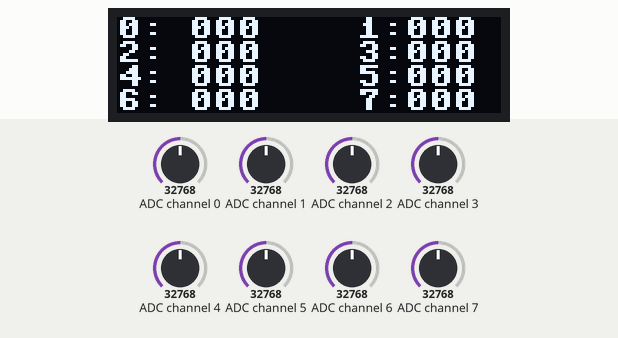
Bench run of a program on a simulated Raspberry Pi Pico running MicroPython. Parts: 128×32 one-colour display. The test bench sets the inputs (shaded band); at power-on: ADC channel 0 = 32768, ADC channel 1 = 32768, ADC channel 2 = 32768, ADC channel 3 = 32768, ADC channel 4 = 32768, ADC channel 5 = 32768, ADC channel 6 = 32768, ADC channel 7 = 32768 (analog values on the 0–65535 scale). WiFi joins after 1.5 s; web requests get an empty 200 reply after 0.4 s; library files of the repository ran but are not shown: ssd1306.py; what the program prints to the serial console is not drawn.

Above: at 2.1 s.

The program:

main.py
```python
import machine
import time
import urequests
import network
import socket
import json

from display import Display
from adc import ADC

#import mip
#mip.install("urequests")

# REST API Endpoint
API_ENDPOINT = "http://192.168.200.54:5000/api/v1/remotecontrol/joysticks"  # Replace with your API endpoint

# Wi-Fi Credentials
WIFI_SSID = ""      # Replace with your Wi-Fi SSID
WIFI_PASSWORD = ""  # Replace with your Wi-Fi password


def connect_wifi():
    """Connects to the Wi-Fi network."""
    wlan = network.WLAN(network.STA_IF)
    wlan.active(True)
    if not wlan.isconnected():
        print('Connecting to Wi-Fi...')
        wlan.connect(WIFI_SSID, WIFI_PASSWORD)
        while not wlan.isconnected():
            time.sleep(1)
            print('.')
    print('Wi-Fi connected!')
    ip = wlan.ifconfig()[0]
    print(f'IP Address: {ip}')
    return wlan


def send_data_to_api(readings: list[int]):
    """Sends the ADC readings to the REST API."""
    try:
        headers = {'Content-Type': 'application/json'}
        data_object = player_data = {
            "Joysticks": readings
        }
        json_data = json.dumps(data_object)
        response = urequests.post(API_ENDPOINT, headers=headers, data=json_data)
        if response.status_code == 200:
            print("Data sent successfully!")
        else:
            print(f"Failed to send data. Status code: {response.status_code}")
            try:
                print(f"Response content: {response.text}")
            except Exception as e:
                print(f"Could not decode response content: {e}.")
        response.close()
    except OSError as e:
        print(f"Network error: {e}")
    except Exception as e:
        print(f"Error sending data: {e}")


if __name__ == "__main__":
    # Connect to Wi-Fi
    wlan = connect_wifi()
    display = Display()
    adc = ADC()

    while True:
        # Read all ADS7830 channels
        adc_values = adc.read_all_channels()
        print("ADC Readings:", adc_values)

        line1 = f"0: {adc_values[0]:03}    1:{adc_values[1]:03}"
        line2 = f"2: {adc_values[2]:03}    3:{adc_values[3]:03}"
        line3 = f"4: {adc_values[4]:03}    5:{adc_values[5]:03}"
        line4 = f"6: {adc_values[6]:03}    7:{adc_values[7]:03}"

        display.display_text(
            [
                line1,
                line2,
                line3,
                line4
            ],
            True
        )

        # Let's send commands only if we are outside the idle state of the joysticks.
        need_to_send = False

        for reading in adc_values:
            if reading < 118 or reading > 137:
                need_to_send = True
                break

        if need_to_send:
            # Send data to the REST API
            if wlan.isconnected():
                send_data_to_api(adc_values)
            else:
                print("Not connected to Wi-Fi. Skipping data sending.")

        time.sleep_ms(50)
```

display.py
```python
import machine
import time
import ssd1306 # Import the SSD1306 driver

# --- Configuration ---
# I2C1 pins (Check your Pico W pinout diagram)
# Default I2C1 pins are:
# GP3 for SCL1
# GP2 for SDA1
I2C1_SCL_PIN = 3
I2C1_SDA_PIN = 2
I2C_BUS_ID = 1 # Using I2C1

# OLED Display dimensions
OLED_WIDTH = 128
OLED_HEIGHT = 32
OLED_I2C_ADDR = 0x3C # Default I2C address for many SSD1306 displays. Check your module!


class Display:
    def __init__(self):
        self.oled = self.init_display()

    # --- Initialization ---
    def init_display(self):
        """Initializes the I2C communication and the SSD1306 display."""
        print(f"Initializing I2C on bus {I2C_BUS_ID} with SCL={I2C1_SCL_PIN}, SDA={I2C1_SDA_PIN}")
        try:
            # Initialize I2C1.
            # For Pico W, machine.I2C takes id, scl, sda as arguments.
            i2c = machine.I2C(I2C_BUS_ID, scl=machine.Pin(I2C1_SCL_PIN), sda=machine.Pin(I2C1_SDA_PIN), freq=400000)
            print("I2C initialized.")

            # Scan for I2C devices to confirm the display is detected
            devices = i2c.scan()
            if not devices:
                print("No I2C devices found. Check wiring and I2C address.")
                return None
            else:
                print("I2C devices found:", [hex(device) for device in devices])
                if OLED_I2C_ADDR not in devices:
                    print(
                        f"OLED display not found at address {hex(OLED_I2C_ADDR)}. Found: {[hex(d) for d in devices]}")
                    print("Please check the OLED_I2C_ADDR variable in the script.")
                    return None

            # Initialize the SSD1306 OLED display
            oled = ssd1306.SSD1306_I2C(OLED_WIDTH, OLED_HEIGHT, i2c, addr=OLED_I2C_ADDR)
            oled.rotate(0)
            print("SSD1306 OLED initialized.")
            return oled
        except Exception as e:
            print(f"Error during display initialization: {e}")
            return None

    # --- Display Functions ---
    def display_text(self, text_lines, clear_display=True):
        """
        Displays multiple lines of text on the OLED.
        Each line in text_lines list will be displayed on a new row.
        Assumes standard 8x8 pixel characters.
        """
        if self.oled is None:
            print("OLED display not initialized. Cannot display text.")
            return

        if clear_display:
            self.oled.fill(0)  # Clear the display (0 = black, 1 = white)

        char_height = 8  # Height of a character in pixels
        for i, line in enumerate(text_lines):
            if i * char_height >= OLED_HEIGHT:
                print(f"Warning: Text line '{line}' exceeds display height.")
                break
            # oled.text(text, x, y, color=1)
            # color=1 means white, color=0 means black (to erase)
            self.oled.text(line, 0, i * char_height, 1)

        self.oled.show()  # Update the display with the new content
```

adc.py
```python
# Complete code for Raspberry Pi Pico W to read ADS7830 and send data to a REST API
# Requires the urequests library to be installed on the Pico W.
# You can install it using mip:


import machine
import time

# --- Configuration ---
# ADS7830 I2C Address
ADS7830_ADDRESS = 0x48  # Default address, check datasheet if different

# I2C Pins
I2C_SDA_PIN = machine.Pin(4)  # GP4
I2C_SCL_PIN = machine.Pin(5)  # GP5

# --- ADS7830 Register Commands ---
# Single-ended input selection (bits 6-4)
# 000: CH0, 001: CH1, 010: CH2, 011: CH3, 100: CH4, 101: CH5, 110: CH6, 111: CH7
# Power-down mode (bits 3-1) - 000: Normal operation
# Start bit (bit 7) - Always 1

base_command = 0b10000111
address_ch0 = 0b00000000
address_ch1 = 0b01000000
address_ch2 = 0b00010000
address_ch3 = 0b01010000
address_ch4 = 0b00100000
address_ch5 = 0b01100000
address_ch6 = 0b00110000
address_ch7 = 0b01110000

ADS7830_COMMANDS = [
    base_command | address_ch0,  # CH0, Normal, Start
    base_command | address_ch1,  # CH1, Normal, Start
    base_command | address_ch2,  # CH2, Normal, Start
    base_command | address_ch3,  # CH3, Normal, Start
    base_command | address_ch4,  # CH4, Normal, Start
    base_command | address_ch5,  # CH5, Normal, Start
    base_command | address_ch6,  # CH6, Normal, Start
    base_command | address_ch7,  # CH7, Normal, Start
]

class ADC:
    def __init__(self):
        # --- Initialize I2C ---
        self.i2c = machine.I2C(0, sda=I2C_SDA_PIN, scl=I2C_SCL_PIN, freq=100000)

    def read_ads7830(self, channel):
        """Reads a single channel from the ADS7830."""
        if 0 <= channel <= 7:
            command = ADS7830_COMMANDS[channel]
            self.i2c.writeto(ADS7830_ADDRESS, bytes([command]))
            time.sleep_us(100)  # Allow conversion time
            data = self.i2c.readfrom(ADS7830_ADDRESS, 2)
            # The first byte contains status bits (ignored here), the second byte
            # contains the 8-bit ADC value.
            return data[1]
        else:
            print("Invalid ADS7830 channel")
            return None

    def read_all_channels_as_dictionary(self):
        """Reads all channels of the ADS7830."""
        results = {}
        for i in range(8):
            value = self.read_ads7830(i)
            if value is not None:
                results[f"CH{i}"] = value

        return results

    def read_all_channels(self):
        """Reads all channels of the ADS7830."""
        results = []
        for i in range(8):
            value = self.read_ads7830(i)
            if value is not None:
                results.append(value)
            else:
                results.append(-1)

        return results
```
